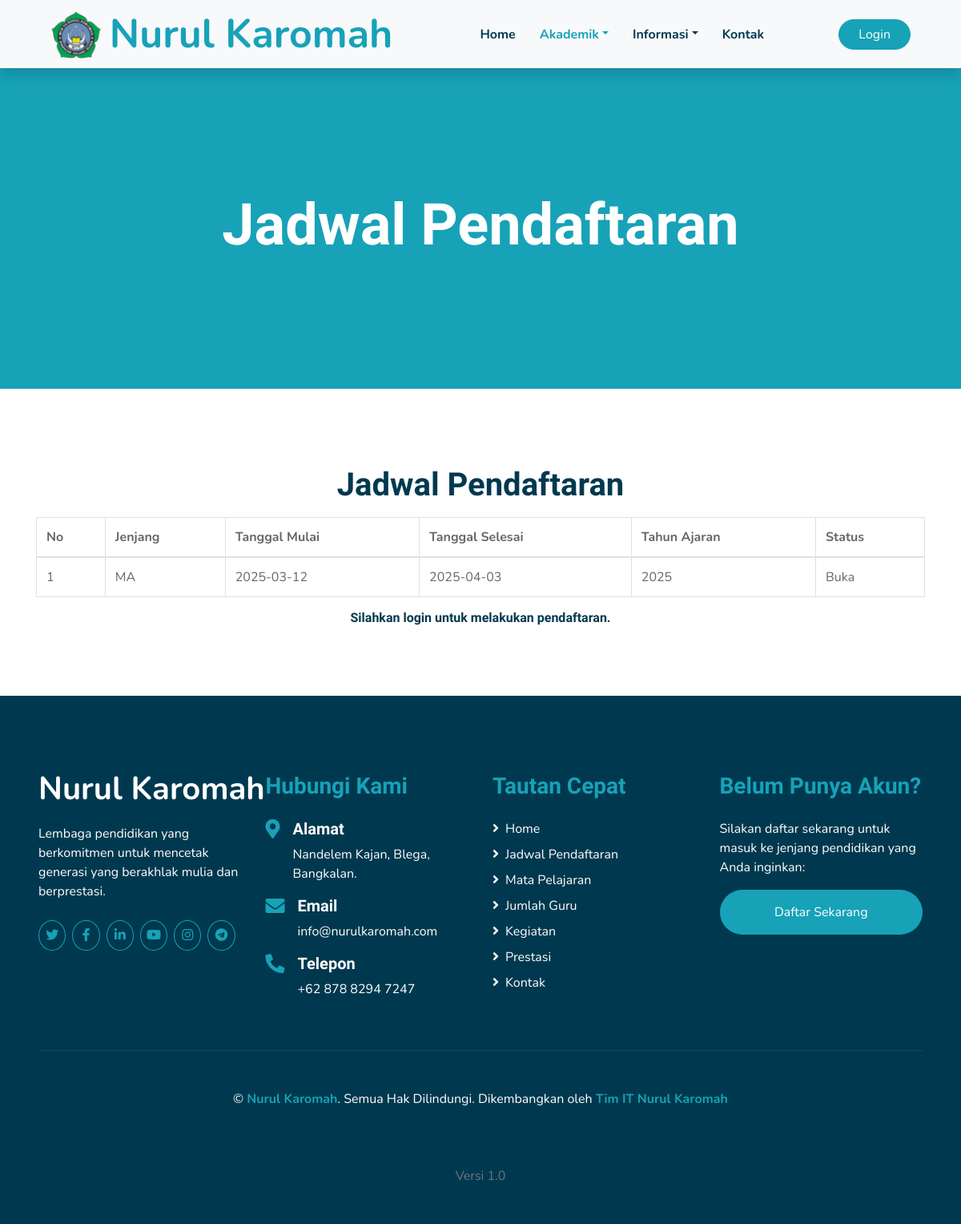
The page /jadwal.php on the database its author committed.
### tables this page shows
CREATE TABLE `jadwal_pendaftaran` (
  `jadwal_pendaftaran_id` int(11) NOT NULL,
  `jenjang` enum('MI','MTs','MA') NOT NULL,
  `tanggal_mulai` date NOT NULL,
  `tanggal_selesai` date NOT NULL,
  `tahun_ajaran` varchar(9) NOT NULL,
  `jumlah_pendaftar` int(11) DEFAULT '0',
  `jumlah_diterima` int(11) DEFAULT '0',
  `jumlah_ditolak` int(11) DEFAULT '0'
);

### jadwal.php (the view, shortened to what this page needs)
<?php
include 'config/config.php';
$sql = "SELECT * FROM jadwal_pendaftaran";
$result = $conn->query($sql);
?>
<!DOCTYPE html>
<html lang="en">
<head>
    <link href="https://cdnjs.cloudflare.com/ajax/libs/font-awesome/5.10.0/css/all.min.css" rel="stylesheet">
    <link href="lib/flaticon/font/flaticon.css" rel="stylesheet">
    <link href="lib/owlcarousel/assets/owl.carousel.min.css" rel="stylesheet">
    <link href="lib/lightbox/css/lightbox.min.css" rel="stylesheet">
    <link href="css/style.css" rel="stylesheet">
</head>
<body>
    <div class="container-fluid bg-light position-relative shadow">
        <nav class="navbar navbar-expand-lg bg-light navbar-light py-3 py-lg-0 px-0 px-lg-5">
            <a href="" class="navbar-brand font-weight-bold text-secondary" style="font-size: 50px; display: inline-flex; align-items: center;">
                <img src="img/nurul.png" alt="Logo" style="height: 60px; margin-right: 10px;">
                <span class="text-primary">Nurul Karomah</span>
            </a>
            <div class="collapse navbar-collapse justify-content-between" id="navbarCollapse">
                <div class="navbar-nav font-weight-bold mx-auto py-0">
                    <a href="index.php" class="nav-item nav-link ">Home</a>
                    <div class="nav-item dropdown">
                        <a href="#" class="nav-link dropdown-toggle active" data-toggle="dropdown">Akademik</a>
                    </div>
                    <div class="nav-item dropdown">
                        <a href="#" class="nav-link dropdown-toggle" data-toggle="dropdown">Informasi</a>
                    </div>
                    <a href="kontak.php" class="nav-item nav-link">Kontak</a>
                </div>
                <a href="auth/login.php" class="btn btn-primary px-4">Login</a>
            </div>
        </nav>
    </div>
    <div class="container-fluid bg-primary mb-5">
        <div class="d-flex flex-column align-items-center justify-content-center" style="min-height: 400px">
            <h3 class="display-3 font-weight-bold text-white">Jadwal Pendaftaran</h3>
        </div>
    </div>
    <div class="container-fluid pt-5">
        <div class="container pb-3">
            <div class="text-center pb-2">
                <h1>Jadwal Pendaftaran</h1>
            </div>
            <div class="row">
                <div class="col-12">
                    <table class="table table-bordered">
                        <thead>
                            <tr>
                                <th>No</th>
                                <th>Jenjang</th>
                                <th>Tanggal Mulai</th>
                                <th>Tanggal Selesai</th>
                                <th>Tahun Ajaran</th>
                                <th>Status</th>
                            </tr>
                        </thead>
                        <tbody>
                            <?php
                            if ($result->num_rows > 0) {
                                $nomor = 1;
                                while ($row = $result->fetch_assoc()) {
                                    $tanggal_sekarang = date("Y-m-d");
                                    $tanggal_selesai = $row["tanggal_selesai"];
                                    $status = ($tanggal_sekarang <= $tanggal_selesai) ? "Buka" : "Tutup";
                                    echo "<tr>";
                                    echo "<td>" . $nomor . "</td>";
                                    echo "<td>" . $row["jenjang"] . "</td>";
                                    echo "<td>" . $row["tanggal_mulai"] . "</td>";
                                    echo "<td>" . $row["tanggal_selesai"] . "</td>";
                                    echo "<td>" . $row["tahun_ajaran"] . "</td>";
                                    echo "<td>" . $status . "</td>";
                                    echo "</tr>";
                                    $nomor++;
                                }
                            } else {
                                echo "<tr><td colspan='6'>Tidak ada data jadwal pendaftaran.</td></tr>";
                            }
                            ?>
                        </tbody>
                    </table>
                </div>
                <div class="col-12 text-center mb-3">
                    <h6>Silahkan login untuk melakukan pendaftaran.</h6>
                </div>
            </div>
        </div>
    </div>
</body>
</html>

### rows shown on the page
jadwal_pendaftaran: jenjang "MA", tanggal_mulai "2025-03-12", tanggal_selesai "2025-04-03", tahun_ajaran "2025"
